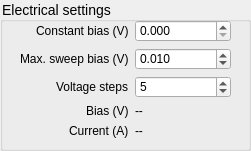
   <widget class="QGroupBox" name="electrical_box">
    <property name="enabled">
     <bool>true</bool>
    </property>
    <property name="geometry">
     <rect>
      <x>260</x>
      <y>270</y>
      <width>251</width>
      <height>151</height>
     </rect>
    </property>
    <property name="styleSheet">
     <string notr="true">QGroupBox#electrical_box{
border: 1px solid gray;
border-radius: 0px;
margin-top: 0.5em;
}
QGroupBox{
font-size: 14px;
font-family: 'Arial';
}
QGroupBox#electrical_box::title{
subcontrol-origin: margin;
left: 10px;
padding: 0 3px 0 3px;
}</string>
    </property>
    <property name="title">
     <string>Electrical settings</string>
    </property>
    <widget class="QWidget" name="formLayoutWidget">
     <property name="geometry">
      <rect>
       <x>20</x>
       <y>20</y>
       <width>211</width>
       <height>122</height>
      </rect>
     </property>
     <layout class="QFormLayout" name="formLayout_bias">
      <property name="labelAlignment">
       <set>Qt::AlignRight|Qt::AlignTrailing|Qt::AlignVCenter</set>
      </property>
      <property name="horizontalSpacing">
       <number>6</number>
      </property>
      <item row="1" column="0">
       <widget class="QLabel" name="max_bias_label">
        <property name="text">
         <string>Max. sweep bias (V)</string>
        </property>
       </widget>
      </item>
      <item row="1" column="1">
       <widget class="QDoubleSpinBox" name="max_bias">
        <property name="sizePolicy">
         <sizepolicy hsizetype="Ignored" vsizetype="Fixed">
          <horstretch>0</horstretch>
          <verstretch>0</verstretch>
         </sizepolicy>
        </property>
        <property name="decimals">
         <number>3</number>
        </property>
        <property name="minimum">
         <double>-60.000000000000000</double>
        </property>
        <property name="maximum">
         <double>50.000000000000000</double>
        </property>
        <property name="singleStep">
         <double>0.010000000000000</double>
        </property>
        <property name="value">
         <double>0.010000000000000</double>
        </property>
       </widget>
      </item>
      <item row="2" column="0">
       <widget class="QLabel" name="voltage_steps_label">
        <property name="text">
         <string>Voltage steps</string>
        </property>
       </widget>
      </item>
      <item row="2" column="1">
       <widget class="QSpinBox" name="voltage_steps">
        <property name="sizePolicy">
         <sizepolicy hsizetype="Ignored" vsizetype="Fixed">
          <horstretch>0</horstretch>
          <verstretch>0</verstretch>
         </sizepolicy>
        </property>
        <property name="minimum">
         <number>1</number>
        </property>
        <property name="maximum">
         <number>100</number>
        </property>
        <property name="value">
         <number>5</number>
        </property>
       </widget>
      </item>
      <item row="4" column="0">
       <widget class="QLabel" name="current_label">
        <property name="text">
         <string>Current (A)</string>
        </property>
       </widget>
      </item>
      <item row="4" column="1">
       <widget class="QLabel" name="current_display">
        <property name="sizePolicy">
         <sizepolicy hsizetype="Ignored" vsizetype="Preferred">
          <horstretch>0</horstretch>
          <verstretch>0</verstretch>
         </sizepolicy>
        </property>
        <property name="text">
         <string>--</string>
        </property>
       </widget>
      </item>
      <item row="3" column="0">
       <widget class="QLabel" name="bias_label">
        <property name="text">
         <string>Bias (V)</string>
        </property>
       </widget>
      </item>
      <item row="0" column="1">
       <widget class="QDoubleSpinBox" name="set_bias">
        <property name="sizePolicy">
         <sizepolicy hsizetype="Ignored" vsizetype="Fixed">
          <horstretch>0</horstretch>
          <verstretch>0</verstretch>
         </sizepolicy>
        </property>
        <property name="decimals">
         <number>3</number>
        </property>
        <property name="minimum">
         <double>0.000000000000000</double>
        </property>
        <property name="maximum">
         <double>60.000000000000000</double>
        </property>
        <property name="singleStep">
         <double>0.001000000000000</double>
        </property>
        <property name="value">
         <double>0.000000000000000</double>
        </property>
       </widget>
      </item>
      <item row="0" column="0">
       <widget class="QLabel" name="constant_bias_label">
        <property name="text">
         <string>Constant bias (V)</string>
        </property>
       </widget>
      </item>
      <item row="3" column="1">
       <widget class="QLabel" name="actual_bias">
        <property name="text">
         <string>--</string>
        </property>
       </widget>
      </item>
     </layout>
    </widget>
   </widget>
